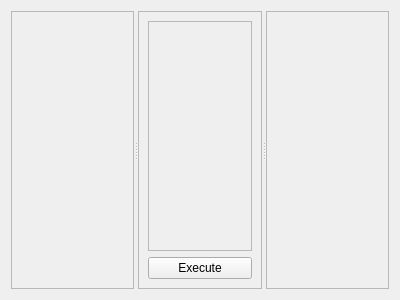
<?xml version="1.0" encoding="UTF-8"?>
<ui version="4.0">
 <class>HistoAdjust</class>
 <widget class="QWidget" name="HistoAdjust">
  <property name="geometry">
   <rect>
    <x>0</x>
    <y>0</y>
    <width>400</width>
    <height>300</height>
   </rect>
  </property>
  <property name="windowTitle">
   <string>Form</string>
  </property>
  <layout class="QHBoxLayout" name="horizontalLayout">
   <item>
    <widget class="QSplitter" name="splitter">
     <property name="orientation">
      <enum>Qt::Horizontal</enum>
     </property>
     <widget class="astro::ImageData" name="input">
      <property name="frameShape">
       <enum>QFrame::StyledPanel</enum>
      </property>
      <property name="frameShadow">
       <enum>QFrame::Raised</enum>
      </property>
     </widget>
     <widget class="QFrame" name="frame">
      <property name="frameShape">
       <enum>QFrame::StyledPanel</enum>
      </property>
      <property name="frameShadow">
       <enum>QFrame::Raised</enum>
      </property>
      <layout class="QVBoxLayout" name="verticalLayout">
       <item>
        <widget class="QScrollArea" name="scrollArea">
         <property name="widgetResizable">
          <bool>true</bool>
         </property>
         <widget class="QWidget" name="scrollAreaWidgetContents">
          <property name="geometry">
           <rect>
            <x>0</x>
            <y>0</y>
            <width>99</width>
            <height>214</height>
           </rect>
          </property>
         </widget>
        </widget>
       </item>
       <item>
        <widget class="QPushButton" name="execute">
         <property name="text">
          <string>Execute</string>
         </property>
        </widget>
       </item>
      </layout>
     </widget>
     <widget class="astro::ImageData" name="output">
      <property name="frameShape">
       <enum>QFrame::StyledPanel</enum>
      </property>
      <property name="frameShadow">
       <enum>QFrame::Raised</enum>
      </property>
     </widget>
    </widget>
   </item>
  </layout>
 </widget>
 <customwidgets>
  <customwidget>
   <class>astro::ImageData</class>
   <extends>QFrame</extends>
   <header location="global">Common/imagedata.h</header>
   <container>1</container>
  </customwidget>
 </customwidgets>
 <resources/>
 <connections/>
</ui>
